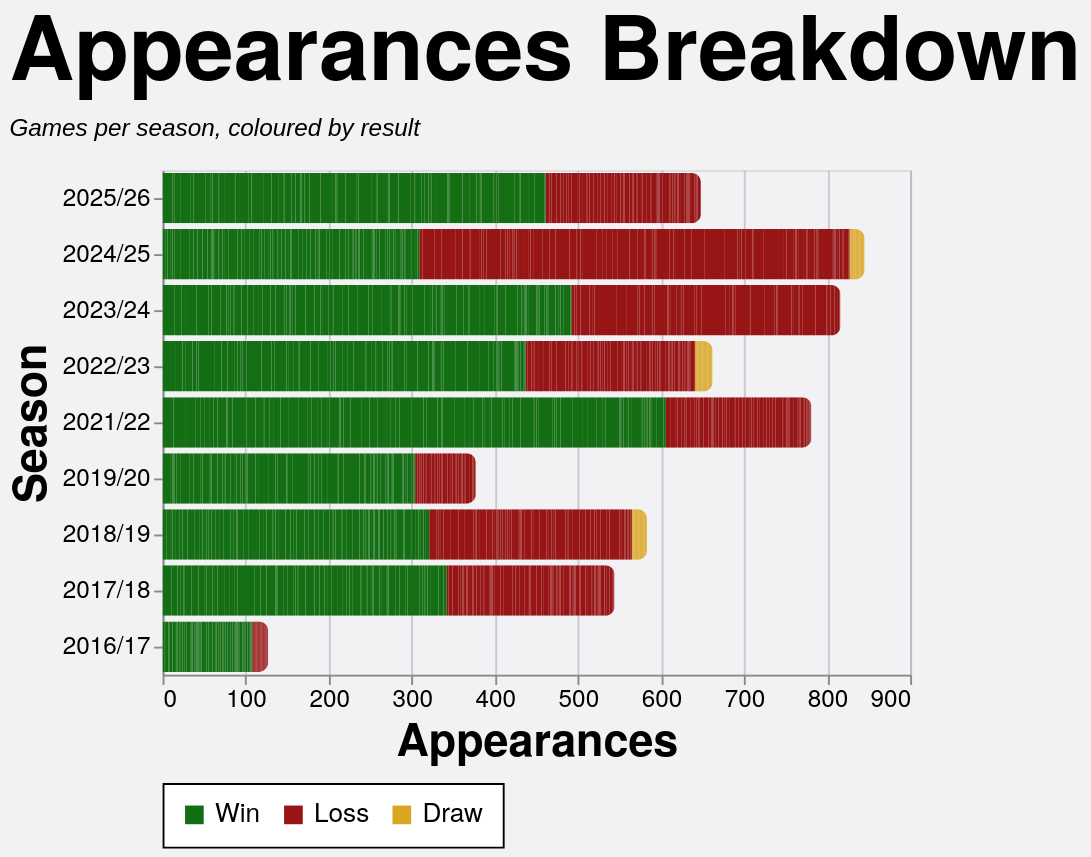

Vega-Lite specification for this chart:
### Vega-Lite specification from a JSON file in a GitHub repository (floating-point values rounded to 4 significant figures; data arrays with more than 128 entries replaced by an {"elided": "..."} marker saying what was removed)
{"config": {"axis": {"labelFont": "PT Sans Narrow, Helvetica Neue, Helvetica, Arial, sans-serif", "titleFont": "PT Sans Narrow, Helvetica Neue, Helvetica, Arial, sans-serif", "labelFontSize": 13, "titleFontSize": 24, "gridColor": "#202947", "gridOpacity": 0.2, "zindex": 1}, "text": {"font": "Lato, sans-serif"}, "bar": {"cornerRadiusEnd": 5}, "header": {"labelFont": "PT Sans Narrow, Helvetica Neue, Helvetica, Arial, sans-serif", "titleFont": "PT Sans Narrow, Helvetica Neue, Helvetica, Arial, sans-serif", "labelFontSize": 24, "titleFontSize": 28, "labelFontWeight": "bold", "orient": "left"}, "legend": {"labelFont": "PT Sans Narrow, Helvetica Neue, Helvetica, Arial, sans-serif", "titleFont": "PT Sans Narrow, Helvetica Neue, Helvetica, Arial, sans-serif", "labelFontSize": 14, "titleFontSize": 16, "titlePadding": 5, "fillColor": "white", "strokeColor": "black", "padding": 10, "titleFontWeight": "lighter", "titleFontStyle": "italic", "titleColor": "gray", "offset": 10}, "title": {"font": "PT Sans Narrow, Helvetica Neue, Helvetica, Arial, sans-serif", "fontSize": 48, "fontWeight": "bold", "anchor": "start", "align": "center", "titlePadding": 20, "subtitlePadding": 10, "subtitleFontSize": 13, "subtitleColor": "", "subtitleFontStyle": "italic", "offset": 15, "color": "black"}, "axisX": {"labelAngle": 0}, "facet": {"title": null, "header": null, "align": {"row": "each", "column": "each"}}, "resolve": {"scale": {"y": "independent", "facet": "independent"}}, "background": "#f2f1f4", "scale": {"offsetBandPaddingOuter": 0.2, "offsetBandPaddingInner": 0.1}}, "data": {"name": "data-a564d72e09173a9e9c18f0c9d75d2b00"}, "mark": {"type": "bar"}, "encoding": {"color": {"field": "color_value", "legend": {"orient": "bottom", "title": null}, "scale": {"domain": ["Win", "Loss", "Draw"], "range": ["#146f14", "#981515", "goldenrod"]}, "sort": {"field": "sum(apps)", "op": "sum", "order": "descending"}, "type": "nominal"}, "tooltip": [{"field": "player", "title": "Player", "type": "nominal"}, {"field": "season", "title": "Season", "type": "nominal"}, {"field": "color_value", "title": "Group", "type": "nominal"}, {"aggregate": "sum", "field": "apps", "title": "Appearances", "type": "quantitative"}], "x": {"aggregate": "sum", "field": "apps", "title": "Appearances", "type": "quantitative"}, "y": {"field": "season", "sort": {"field": "season_sort", "op": "max", "order": "descending"}, "title": "Season", "type": "nominal"}}, "height": {"step": 30}, "title": {"text": "Appearances Breakdown", "subtitle": "Games per season, coloured by result"}, "width": 400, "$schema": "https://vega.github.io/schema/vega-lite/v5.20.1.json", "datasets": {"data-a564d72e09173a9e9c18f0c9d75d2b00": {"elided": "2498 records"}}}
